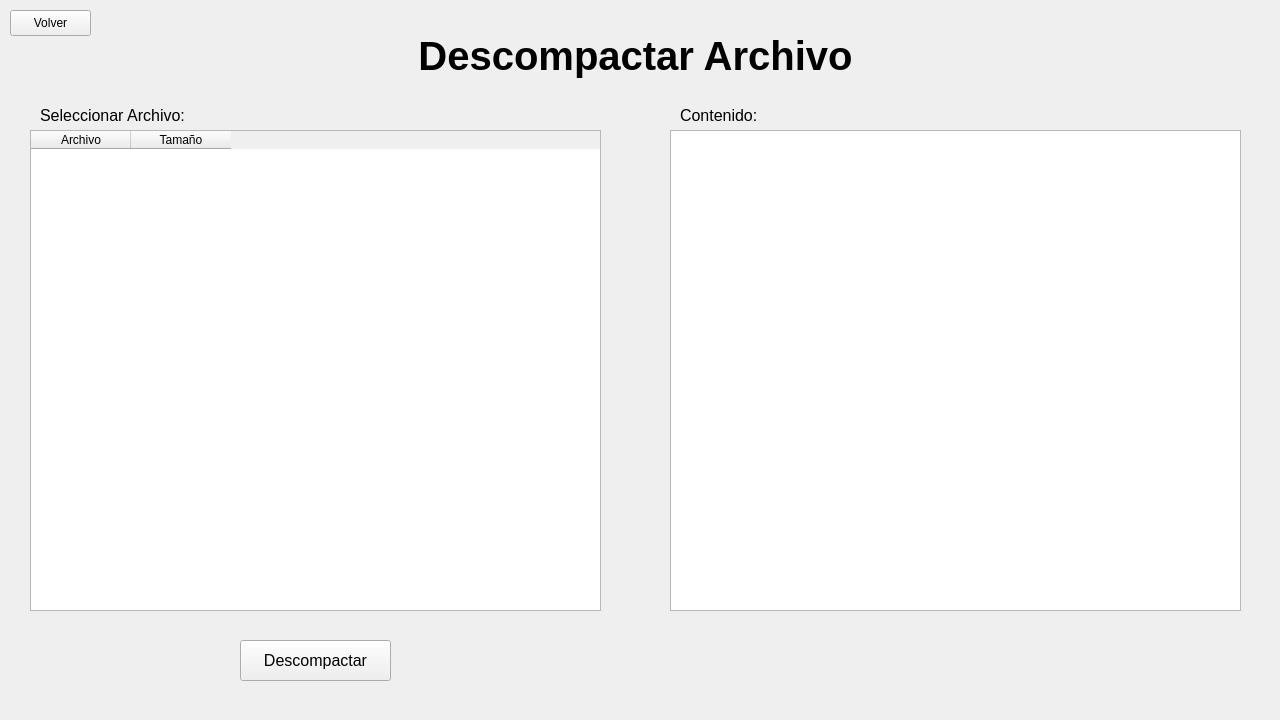
<?xml version="1.0" encoding="UTF-8"?>
<ui version="4.0">
 <class>decompactFile</class>
 <widget class="QWidget" name="decompactFile">
  <property name="geometry">
   <rect>
    <x>0</x>
    <y>0</y>
    <width>1280</width>
    <height>720</height>
   </rect>
  </property>
  <property name="windowTitle">
   <string>Form</string>
  </property>
  <widget class="QPushButton" name="decompact_btn">
   <property name="geometry">
    <rect>
     <x>240</x>
     <y>640</y>
     <width>151</width>
     <height>41</height>
    </rect>
   </property>
   <property name="font">
    <font>
     <pointsize>12</pointsize>
    </font>
   </property>
   <property name="text">
    <string>Descompactar</string>
   </property>
  </widget>
  <widget class="QTableWidget" name="tableFile">
   <property name="geometry">
    <rect>
     <x>30</x>
     <y>130</y>
     <width>571</width>
     <height>481</height>
    </rect>
   </property>
   <column>
    <property name="text">
     <string>Archivo</string>
    </property>
   </column>
   <column>
    <property name="text">
     <string>Tamaño</string>
    </property>
   </column>
  </widget>
  <widget class="QLabel" name="label_2">
   <property name="geometry">
    <rect>
     <x>410</x>
     <y>30</y>
     <width>451</width>
     <height>51</height>
    </rect>
   </property>
   <property name="font">
    <font>
     <pointsize>30</pointsize>
     <bold>true</bold>
    </font>
   </property>
   <property name="text">
    <string>Descompactar Archivo</string>
   </property>
   <property name="scaledContents">
    <bool>false</bool>
   </property>
   <property name="alignment">
    <set>Qt::AlignmentFlag::AlignCenter</set>
   </property>
   <property name="wordWrap">
    <bool>false</bool>
   </property>
  </widget>
  <widget class="QTextEdit" name="textFile">
   <property name="geometry">
    <rect>
     <x>670</x>
     <y>130</y>
     <width>571</width>
     <height>481</height>
    </rect>
   </property>
  </widget>
  <widget class="QPushButton" name="back_btn">
   <property name="geometry">
    <rect>
     <x>10</x>
     <y>10</y>
     <width>81</width>
     <height>26</height>
    </rect>
   </property>
   <property name="text">
    <string>Volver</string>
   </property>
  </widget>
  <widget class="QLabel" name="label">
   <property name="geometry">
    <rect>
     <x>40</x>
     <y>100</y>
     <width>151</width>
     <height>31</height>
    </rect>
   </property>
   <property name="font">
    <font>
     <pointsize>12</pointsize>
    </font>
   </property>
   <property name="text">
    <string>Seleccionar Archivo:</string>
   </property>
  </widget>
  <widget class="QLabel" name="label_3">
   <property name="geometry">
    <rect>
     <x>680</x>
     <y>100</y>
     <width>81</width>
     <height>31</height>
    </rect>
   </property>
   <property name="font">
    <font>
     <pointsize>12</pointsize>
    </font>
   </property>
   <property name="text">
    <string>Contenido: </string>
   </property>
  </widget>
 </widget>
 <resources/>
 <connections/>
</ui>
